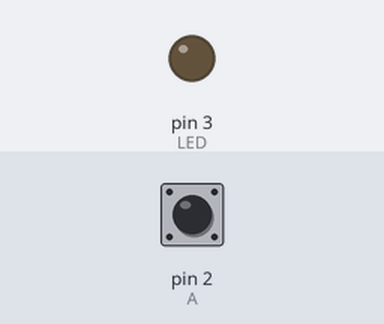
A sketch run on a simulated Arduino Uno, built with avr-gcc and run on an emulated ATmega328P. Parts: output pins drawn as LEDs (lit = HIGH). The test bench sets the inputs (shaded band); at power-on: pin 2 (A) HIGH. What the sketch prints to the serial monitor is not drawn.

Above: at 1.2 s.
1.3 s: pin 2 (A) pulled LOW for 0.15 s
At 1.37 s:
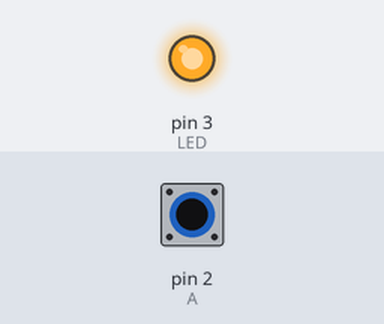
2.9 s: pin 2 (A) pulled LOW for 3.2 s
At 6.8 s:
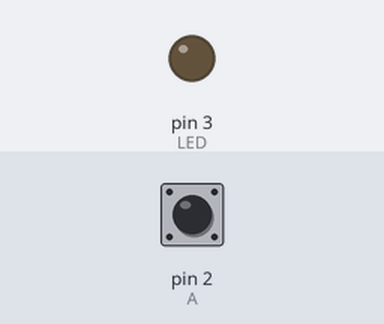
7.6 s: pin 2 (A) driven LOW
At 7.9 s:
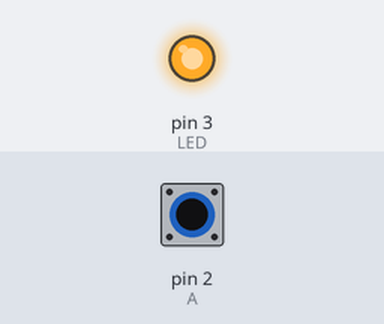
10.6 s: pin 2 (A) driven HIGH
At 11.4 s:
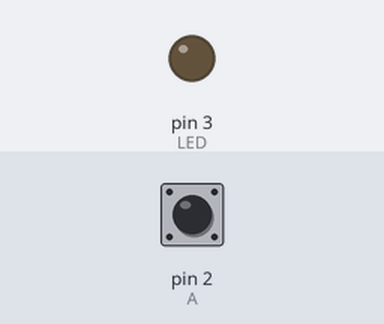
Timing chart, 0 to 13.6 s (numbered marks = the images above; inputs shaded):
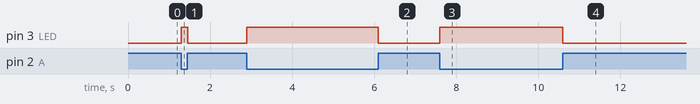

Measured:
- after the input at 1.3 s, pin 3 (LED): LOW → HIGH at once, → LOW 0.15 s later
- after the input at 2.9 s, pin 3 (LED): LOW → HIGH at once, → LOW 3.2 s later
- after the input at 7.6 s, pin 3 (LED): LOW → HIGH at once
- after the input at 10.6 s, pin 3 (LED): HIGH → LOW at once

The sketch:

Les_2.ino
```cpp
#define LED 3
#define A 2


void setup() {
  pinMode(LED, OUTPUT);
  pinMode(A, INPUT_PULLUP);
  Serial.begin(115200);

}

void loop() {
  if (digitalRead(A) == LOW) {
    digitalWrite(LED, HIGH);
    Serial.println("Laag");
  }

  else {
    digitalWrite(LED, LOW);
    Serial.println("hoog");
  }

}
```
